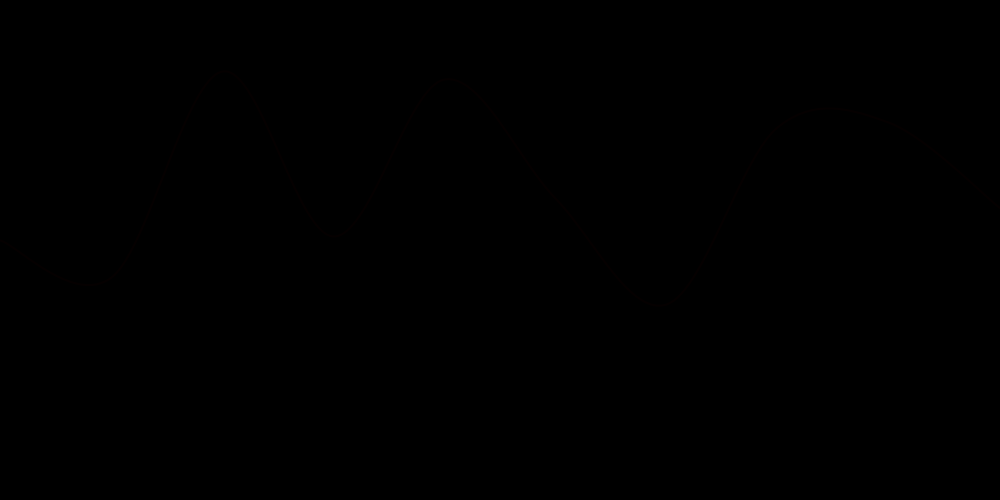
Frame 1 (no input)
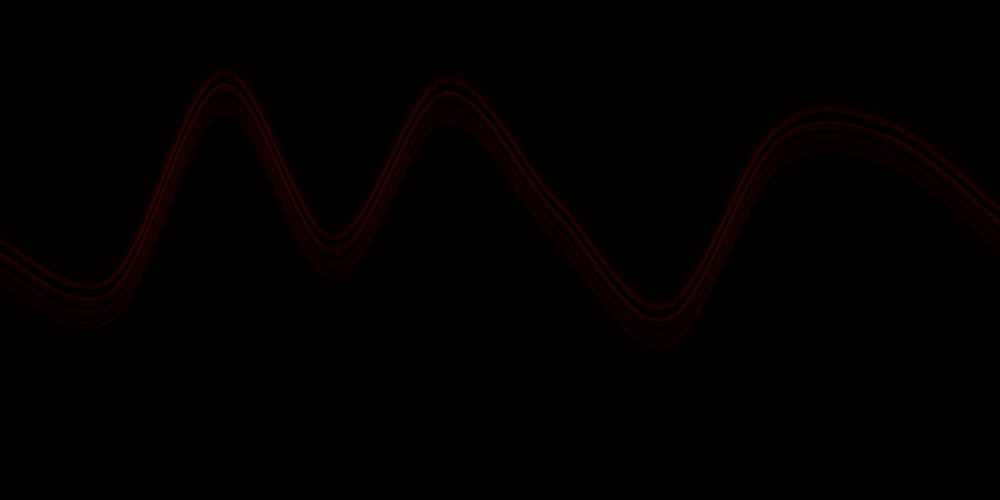
Frame 60 (the mouse pressed at the canvas centre just before this capture)
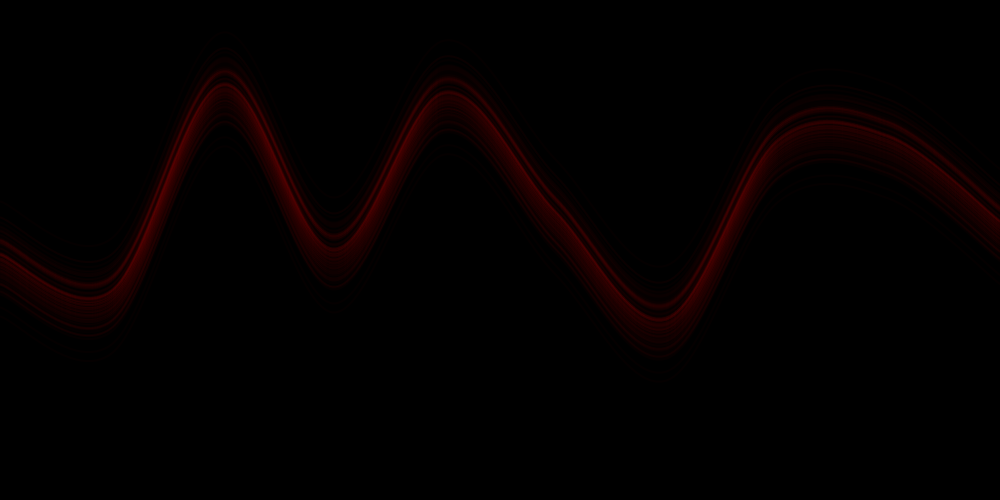
Frame 120 (the mouse held since frame 60 and released just before this capture)

The Processing sketch that drew these frames (run headless with seeded random() and noise(); from frame 60 on, the mouse is pressed at the canvas centre):

// Processing sketch: CurveVertexExploration2
// ── CurveVertexExploration2.pde

PVector[] pts;
float noiseOff;
float yOff;

void setup(){
  size(1000, 500);
  pts = new PVector[10];
  noiseOff = random(1000);
  yOff = 0;
  for(int i = 0; i < pts.length; i++){
    pts[i] = new PVector(i*width/(pts.length - 1), map(noise(noiseOff),0,1,0, height));
    noiseOff += 0.8;
  }
  stroke(255,0,0,5);
  strokeWeight(2);
  noFill();
  background(0);
}

void draw(){
  //background(255);
  yOff = map(randomGaussian(),-3, 3, -height/8, height/8);
  beginShape();
    curveVertex(pts[0].x, pts[0].y+yOff);
    for(PVector p: pts){
      curveVertex(p.x, p.y + yOff);
      //ellipse(p.x, p.y, 10, 10);
    }
    curveVertex(pts[pts.length - 1].x, pts[pts.length - 1].y + yOff);
  endShape();
  

}

void keyPressed(){
  if(keyCode == ' '){
    save("GaussianPipe.png");
    noLoop();
  }
}
